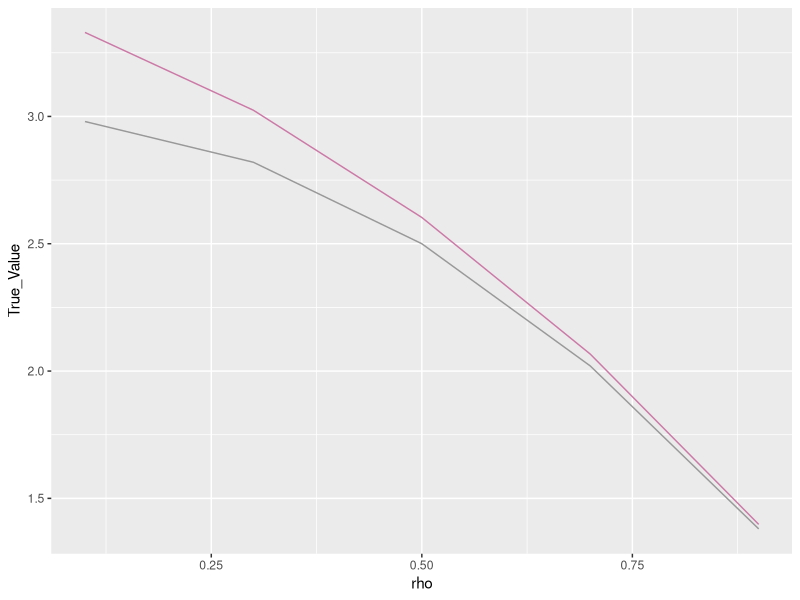

The R source for this figure: (Note: this script raises an error after producing the figure.)
### In this document, I'll present some results from the large sample illustration
### of exploration1, where we used lm to estimate \hat{y}

library("ggplot2")

setwd("~/Working/Ning/Giles_Project_1/Code/Lu_Implementation/12-15/")

explor1_rho1 = data.matrix(read.csv("./var_explore_1_1_lm_large_rho1.csv"))[,-c(1,6)]
explor1_rho3 = data.matrix(read.csv("./var_explore_1_1_lm_large_rho3.csv"))[,-c(1,6)]
explor1_rho5 = data.matrix(read.csv("./var_explore_1_1_lm_large_rho5.csv"))[,-c(1,6)]
explor1_rho7 = data.matrix(read.csv("./var_explore_1_1_lm_large_rho7.csv"))[,-c(1,6)]
explor1_rho9 = data.matrix(read.csv("./var_explore_1_1_lm_large_rho9.csv"))[,-c(1,6)]

bias_estimation <- rbind(colMeans(explor1_rho1), colMeans(explor1_rho3),
                         colMeans(explor1_rho5), colMeans(explor1_rho7),
                         colMeans(explor1_rho9))
bias_estimation <- cbind(bias_estimation, rowSums(bias_estimation) - 2*bias_estimation[,3])
bias_estimation <- cbind(bias_estimation, 3-2*(seq(1,9,2)/10)^2, (seq(1,9,2)/10))
bias_estimation <- data.frame(bias_estimation)
colnames(bias_estimation) <- c("First_Term", "Second_Term", "Third_Term",
                               "Forth_Term", "Estimate", "True_Value", "rho")

estimation_plot = ggplot(data = bias_estimation, aes(x = rho))   +
  geom_line(aes(x = rho, y = Second_Term), color = "#D16103") +
  geom_line(aes(x = rho, y = Third_Term), color = "#52854C")  + 
  geom_line(aes(x = rho, y = Forth_Term), color = "#4E84C4")  +
  geom_line(aes(x = rho, y = True_Value), color = "#999999") 

estimation_plot = ggplot(data = bias_estimation, aes(x = rho)) + 
  geom_line(aes(x = rho, y = True_Value), color = "#999999") +
  geom_line(aes(x = rho, y = Estimate), color = "#CC79A7")


################################################################################
################################################################################
################################################################################
t_95 = qt(.975, 2000-1)


eif_mean = 3-2*seq(from =.1, to = .9, by = .2)^2

var_explor1_rho1 = data.matrix(read.csv("./var_explore_1_1_lm_large_rho1.csv"))[, 6]
var_explor1_rho3 = data.matrix(read.csv("./var_explore_1_1_lm_large_rho3.csv"))[, 6]
var_explor1_rho5 = data.matrix(read.csv("./var_explore_1_1_lm_large_rho5.csv"))[, 6]
var_explor1_rho7 = data.matrix(read.csv("./var_explore_1_1_lm_large_rho7.csv"))[, 6]
var_explor1_rho9 = data.matrix(read.csv("./var_explore_1_1_lm_large_rho9.csv"))[, 6]

coverage_mat <- cbind(var_explor1_rho1, var_explor1_rho3, var_explor1_rho5, 
                      var_explor1_rho7, var_explor1_rho9)
estimate_mat <- cbind(estimate_fun(explor1_rho1), estimate_fun(explor1_rho3),
                      estimate_fun(explor1_rho5), estimate_fun(explor1_rho7),
                      estimate_fun(explor1_rho9))
SE_vec <- sqrt(colMeans(coverage_mat)/1999)

coverage <- c()

for(i in 1:5){
  eif_Lower = eif_mean[i] - t_95*SE_vec[i]
  eif_Upper = eif_mean[i] + t_95*SE_vec[i]
  eif_covered =  mean(estimate_mat[,i]<= eif_Upper&estimate_mat[,i]>=eif_Lower)
  coverage[i]  = eif_covered
}

coverage

estimate_fun <- function(mat){
  return(rowSums(mat) - 2*mat[,3])
}

bias_estimation <- cbind(bias_estimation, coverage)

coverage_plot = ggplot(data = bias_estimation, aes(x = rho)) + 
  geom_line(aes(x = rho, y = coverage), color = "#4E84C4") +
  geom_hline(yintercept = 0.95, linetype = "dashed", color = "red") + ylim(0,1)



